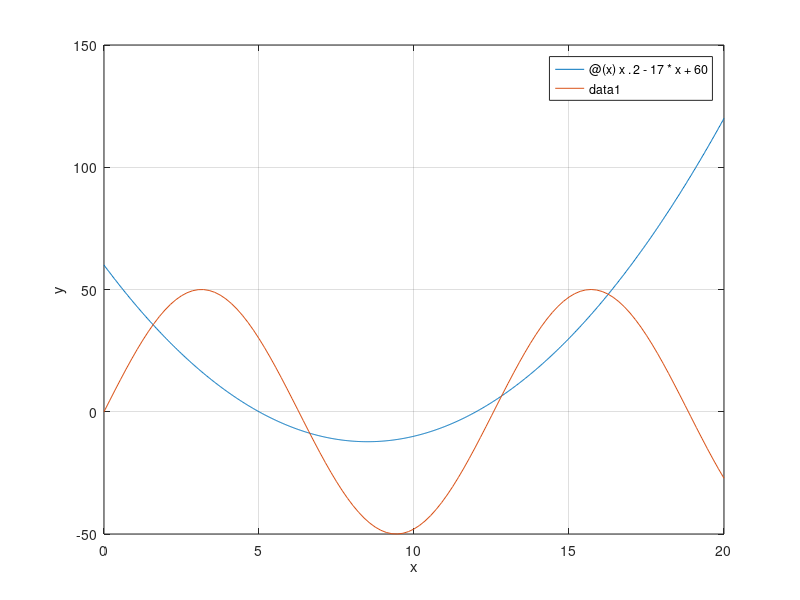

Write MATLAB code to recreate this figure. (Note: this script raises an error after producing the figure.)
% Root finding for two functions

% Problem: Find all of the points that satisfy both y = x2-17x+60 and
% y = 50sin(x/2) (i.e. find all of the intersections of the curves defined
% by these equations).

%f1 = @(x) x.^2-17*x+60;
%f2 = @(x) 50*sin(x*0.5); 

figure (1);

x = linspace (0, 20, 100);
%y1 = f1(x);
%y2 = f2(x);


y1 = @(x) x.^2-17*x+60;
y2 = @(x) 50*sin(x*0.5);

fplot(y1,[0 20]);
hold on;
fplot(y2,[0 20]);
hold off; 

%plot (x, y1, 'r');
hold on;
%plot (x, y2, 'b');
hold off;
grid on;
xlabel('x');
ylabel('y');

% Now define the function for root finding 

froot = @(x) f1(x)-f2(x);
figure(2);
fplot(froot,[0 20]);
grid on;

%t = roots(froot);
%printf('The equations equal to zero when x is equal to %f\n',t);

x1 = fzero(froot,[0 2]);
x2 = fzero(froot,[6 8]);
x3 = fzero(froot,[12 14]);
x4 = fzero(froot,[16 17]);

fprintf('%d %d %d %d\n',x1, x2, x3, x4);


